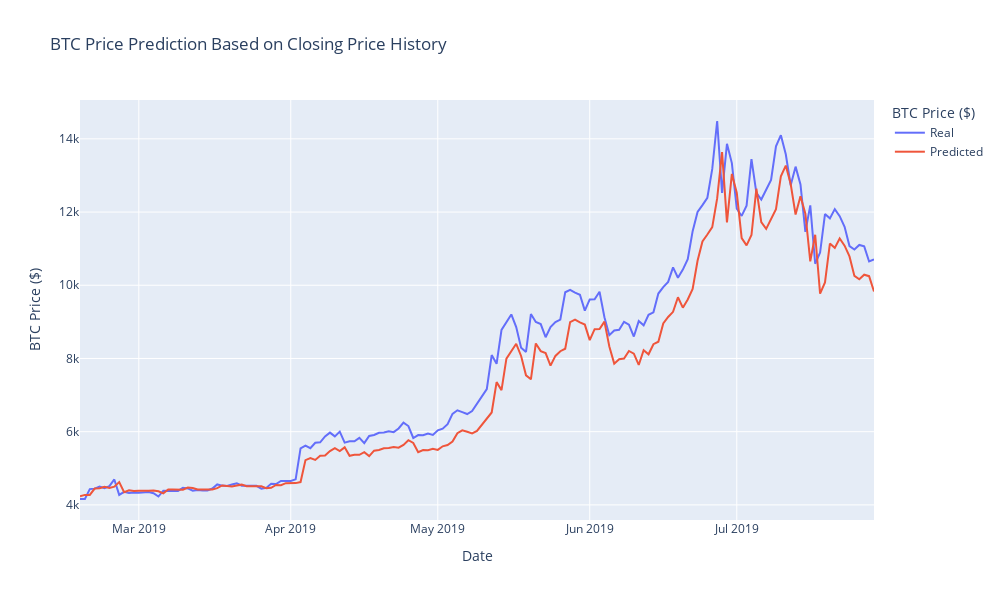

Source (notebook cell):
### Code cell
# Plot the real vs predicted values as a line chart
px.line(
    stocks, 
    width=1000, 
    height=600,
    title="BTC Price Prediction Based on Closing Price History",
    labels=dict(
        index='Date', 
        value='BTC Price ($)', 
        variable='BTC Price ($)'
    )
)

### Figure 1 — Plotly figure (JSON) as saved in the notebook; plotly's stock layout.template omitted (floating-point values rounded to 4 significant figures; data arrays with more than 128 entries replaced by an {"elided": "..."} marker saying what was removed)
{"data": [{"hovertemplate": "BTC Price ($)=%{y}<br>Date=%{x}<extra></extra>", "legendgroup": "Real", "line": {"color": "#636efa", "dash": "solid"}, "marker": {"symbol": "circle"}, "mode": "lines", "name": "Real", "orientation": "v", "showlegend": true, "type": "scatter", "x": {"elided": "163 str values"}, "xaxis": "x", "y": {"elided": "163 float values"}, "yaxis": "y"}, {"hovertemplate": "BTC Price ($)=%{y}<br>Date=%{x}<extra></extra>", "legendgroup": "Predicted", "line": {"color": "#EF553B", "dash": "solid"}, "marker": {"symbol": "circle"}, "mode": "lines", "name": "Predicted", "orientation": "v", "showlegend": true, "type": "scatter", "x": {"elided": "163 str values"}, "xaxis": "x", "y": {"elided": "163 float values"}, "yaxis": "y"}], "layout": {"height": 600, "legend": {"title": {"text": "BTC Price ($)"}, "tracegroupgap": 0}, "title": {"text": "BTC Price Prediction Based on Closing Price History"}, "width": 1000, "xaxis": {"anchor": "y", "domain": [0, 1], "title": {"text": "Date"}}, "yaxis": {"anchor": "x", "domain": [0, 1], "title": {"text": "BTC Price ($)"}}}}
